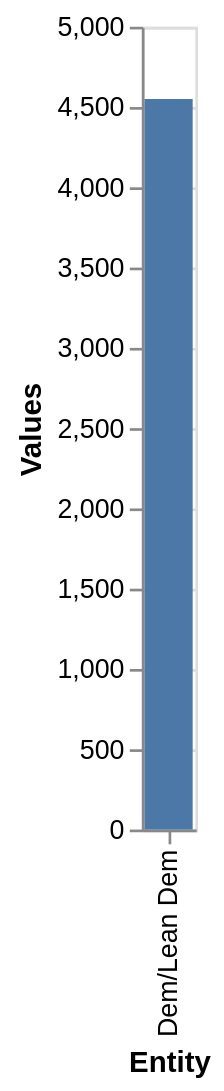

Write the Vega-Lite specification saved for this chart.
### Vega-Lite specification from a JSON file in a GitHub repository (floating-point values rounded to 4 significant figures)
{"$schema": "https://vega.github.io/schema/vega-lite/v5.json", "description": "Bar chart auto-generated from CSV", "data": {"values": [{"Entity": "Dem/Lean Dem", "Values": 4550.0}, {"Entity": "Mod/Lib", "Values": NaN}, {"Entity": "Rep/Lean Rep", "Values": NaN}]}, "mark": "bar", "encoding": {"x": {"field": "Entity", "type": "ordinal"}, "y": {"field": "Values", "type": "quantitative"}}}
